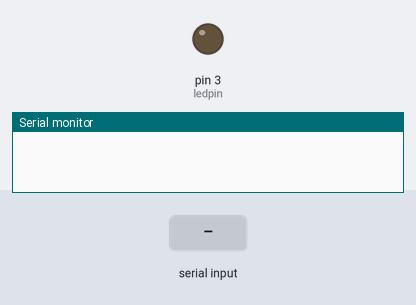
A sketch run on a simulated Arduino Uno, built with avr-gcc and run on an emulated ATmega328P. Parts: output pins drawn as LEDs (lit = HIGH), the last lines printed to the serial monitor. The inputs (shaded band) are chosen by the test bench.

Above: at 1.2 s.
1.3 s: "90,45\n" received over Serial
At 1.8 s:
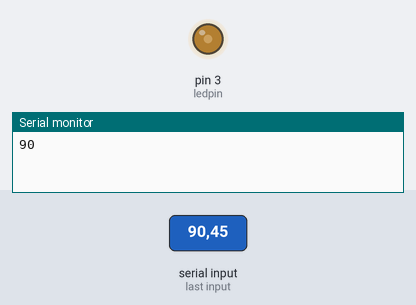
2.8 s: "30,150\n" received over Serial
At 4.0 s:
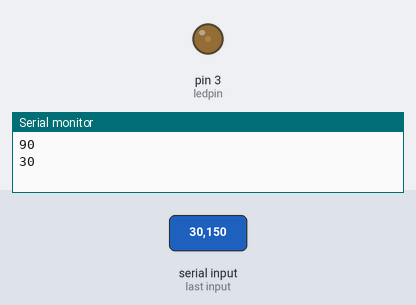
4.3 s: "200\n" received over Serial
At 5.2 s:
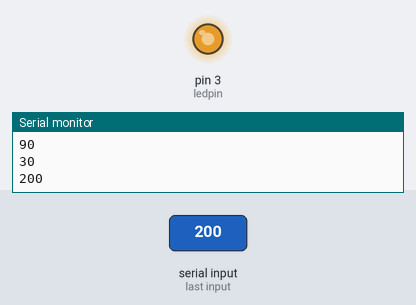
5.8 s: "90\n" received over Serial
At 6.3 s:
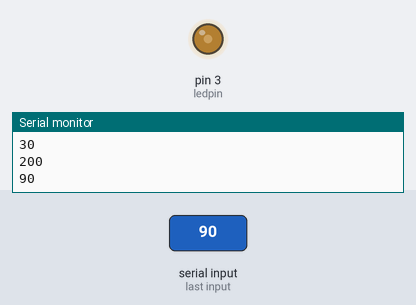
Timing chart, 0 to 8.3 s (numbered marks = the images above; inputs shaded):
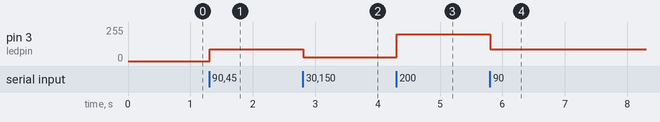

The sketch:

exp_2.ino
```cpp
int ledpin=3;

void setup() {
  // put your setup code here, to run once:
pinMode(ledpin,OUTPUT);
Serial.begin(9600);
}

void loop() {
  // put your main code here, to run repeatedly:
while(Serial.available()==0);

  int level=(Serial.readStringUntil('\n')).toInt();
  analogWrite(ledpin,level);
  Serial.println(level);

}
```

Measured:
- after the input at 1.3 s, pin 3 (ledpin): 0/255 → 90/255 at once
- after the input at 2.8 s, pin 3 (ledpin): 90/255 → 30/255 at once
- after the input at 4.3 s, pin 3 (ledpin): 30/255 → 200/255 at once
- after the input at 5.8 s, pin 3 (ledpin): 200/255 → 90/255 at once
